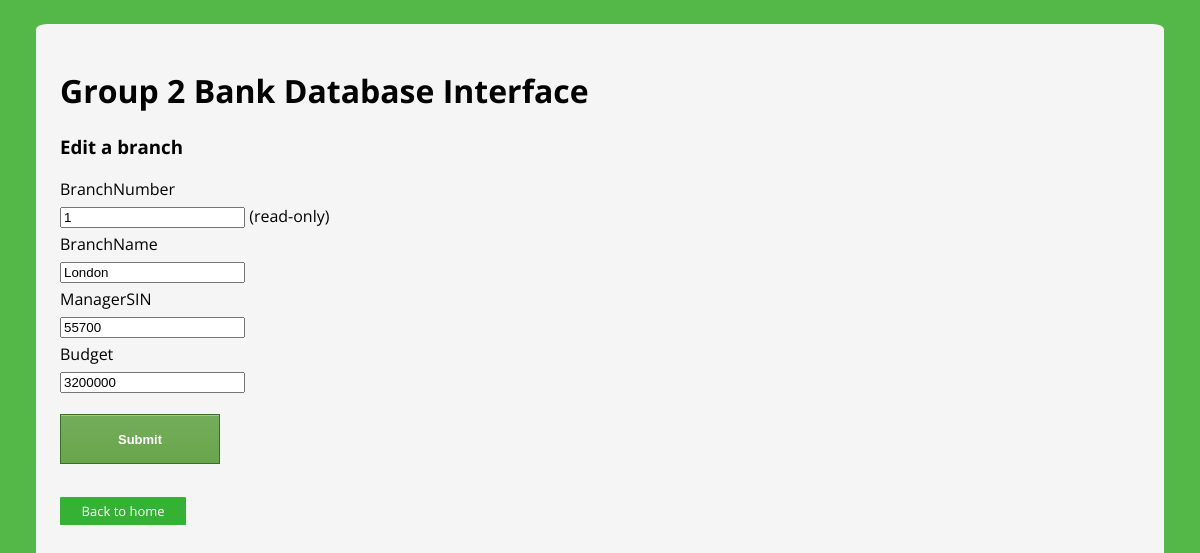
/bank_web_interface/branch/update-single.php?id=1, run on the app's committed database.
### tables this page shows
CREATE TABLE Branch (
    branchNumber INT NOT NULL AUTO_INCREMENT,
    branchName VARCHAR(30) NOT NULL,
    managerSIN CHAR(9),
    budget DOUBLE DEFAULT 0.00,
    PRIMARY KEY (branchNumber),
    FOREIGN KEY (managerSIN) REFERENCES Employee (sin)
);

### common.php (called while the page is built, shortened)
<?php
function escape($html)
{
    return htmlspecialchars($html, ENT_QUOTES | ENT_SUBSTITUTE, "UTF-8");
}

### bank_web_interface/branch/update-single.php (the view, shortened to what this page needs)
<?php
require "../../common.php";
if (isset($_GET['id'])) {
    try {
        $connection = new PDO($dsn, $username, $password, $options);
        $id = $_GET['id'];
        $sql = "SELECT * FROM Branch WHERE branchNumber = :id";
        $statement = $connection->prepare($sql);
        $statement->bindValue(':id', $id);
        $statement->execute();
        $branch = $statement->fetch(PDO::FETCH_ASSOC);
    } catch (PDOException $error) {
        echo $sql . "<br>" . $error->getMessage();
        isManagerSINValid($error);
    }
} else {
    echo "Something went wrong!";
    exit;
}
function renderInputType($key)
{
    if ($key == 'budget') {
        echo "number";
    } else {
        echo 'text';
    }
}
?>
<?php
    include "../templates/header.php";
?>
<h3>Edit a branch</h3>
<form method="post">
  <?php foreach ($branch as $key => $value) : ?>
    <label for="<?php echo $key; ?>">
        <?php echo ucfirst($key); ?>
    </label>
    <input
    type="<?php renderInputType($key) ?>"
    step="<?php if ($key == 'budget') {
    echo '0.01';
} ?>"
    name="<?php echo $key; ?>"
    id="<?php echo $key; ?>"
    value="<?php echo escape($value); ?>">
    <?php echo($key === 'branchNumber' ? '(read-only)' : null); ?>
  <?php endforeach; ?>
  <input type="submit" name="submit" value="Submit">
</form>
<a href="../index.php">Back to home</a>
<?php require "../templates/footer.php"; ?>

### bank_web_interface/css/style.css (style rules this page uses)
HTML { background-color: #003F2D; background-color: #54B848; }
body { background-color: whitesmoke; width: 90%; margin: 2% auto; padding: 2%; font-family: 'Open Sans', sans-serif; border-radius: 1%; }
label { display: block; margin: 5px 0; }
input[type="submit"] { box-shadow:inset 0px 1px 0px 0px #9acc85; background:linear-gradient(to bottom, #74ad5a 5%, #68a54b 100%); background-color:#74ad5a; border:1px solid #3b6e22; display:block; margin: 2% 0; width: 160px; height: 50px; cursor:pointer; color:#ffffff; font-family:Arial; font-size:13px; font-weight:bold; padding:6px 12px; text-decoration:none; }
a { text-decoration: none; background-color: #35B234; color: white; font-size: small; display: inline-block; border-radius: 2%; padding: .5% 2%; margin: 1% 0; }

### data on the page
branch: branchNumber "1", branchName "London", managerSIN "55700", budget "3200000"

### other printed values
$key "BranchNumber"
$key "BranchName"
$key "ManagerSIN"
$key "Budget"
